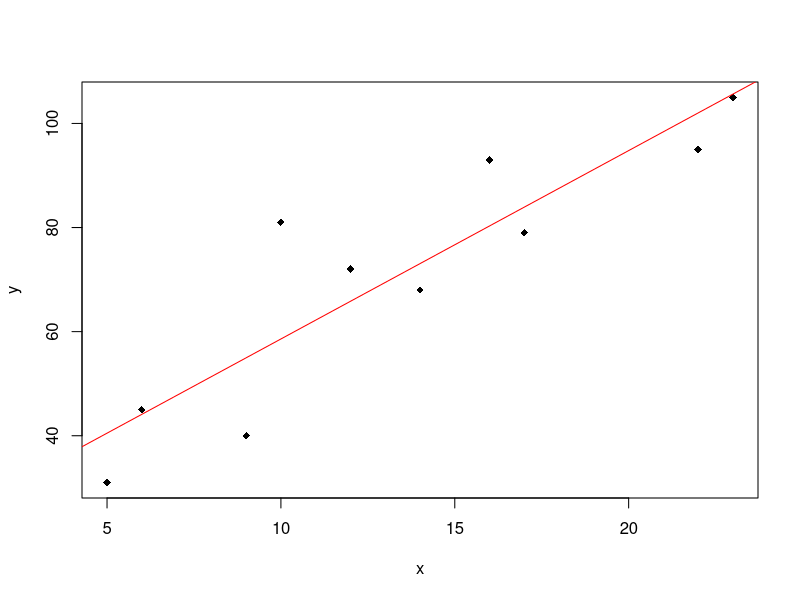
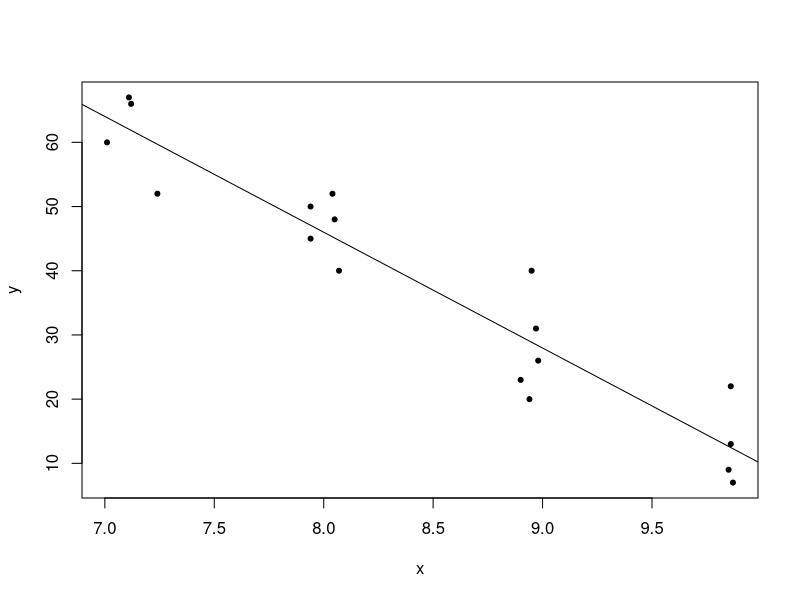
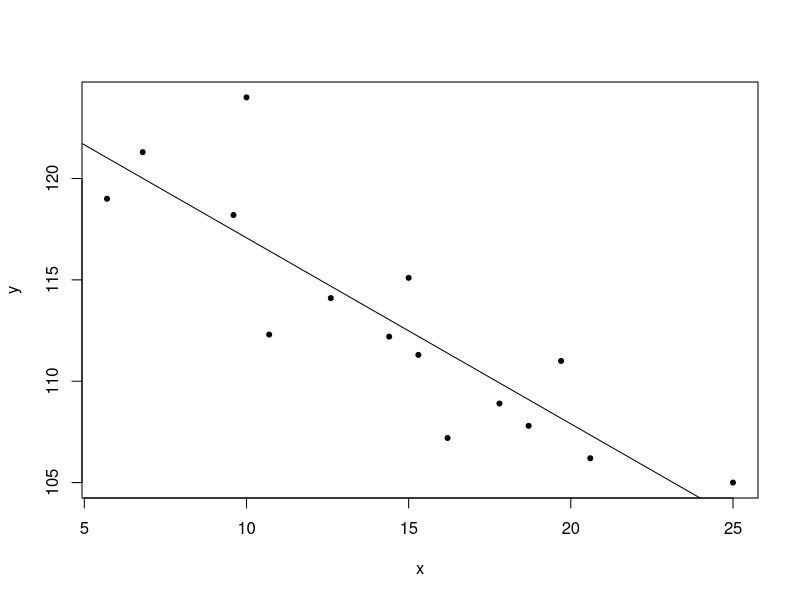
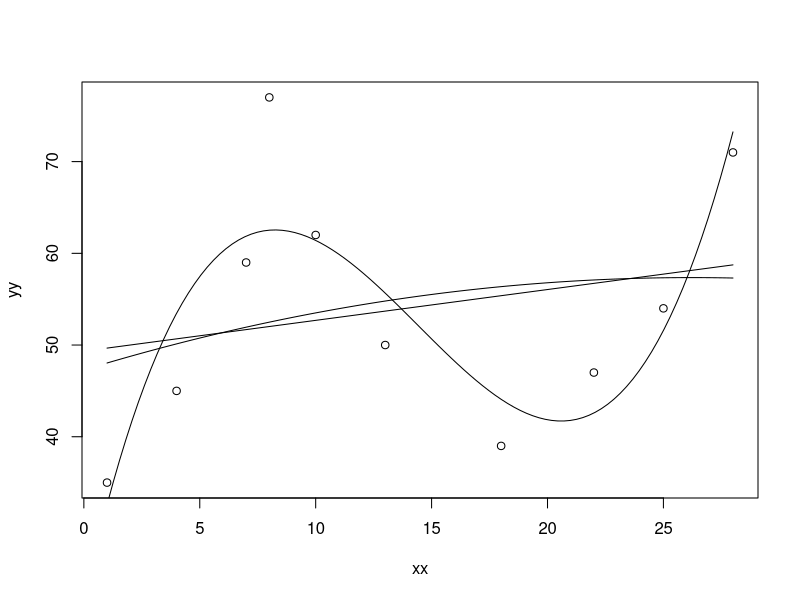

Reproduce these figures in R, in order.
setwd("/Users/Kuba/Desktop/Studia/Semestr 3/Statystyka/Laboratories")

#TASK 1:
data = read.csv("Reg_1_materials_yield.csv", sep = ";")

x = data$X
y = data$Y

#a)
cov(x, y)

#b)
cor(x, y)

#c)
plot(x, y, pch = 18)
#line correlation is visible

#d)
line = lm(y~x)
line
abline(line, col = "red")

#e) 
#y = 3.62x + 22.41
#it will change by 3.62 -> linear function

#f)
print(3.62 * 15 + 22.41)
prediction = predict(line, data.frame(x = 15)) #x = number for which we need to predict
print(round(prediction, 0))

#g)
print(3.62 * 20 + 22.41)
prediction = predict(line, data.frame(x = 20)) #x = number for which we need to predict
print(round(prediction, 0))

#h)
summary(line) #80% is quality of model

#i)
result = anova(line)
pval = result$`Pr(>F)`[1]
pval
alpha = 0.05

#H0: b == 0, HA: b != 0
#regression coefficient == slope

if(pval < alpha){
  print("Reject H0")
}else{
  print("No reason to reject H0")
}

#H0 is rejected => b!=0

#TASK 2:
arsenic = read.csv("Reg_2_arsenic.csv", sep = ";")
arsenic 
x = arsenic$pH
y = arsenic$arsenic

#a)
cov(x, y)

#b)
cor(x, y) #strong realationship between the two values

#c)
plot(x, y, pch = 20)

#d)
line = lm(y~x)
line
#y_hat = 190.27 -18.03x -> y_hat is estimator not true value
abline(line)

#e)
#it wil decrease by 18.03

#f)
round(predict(line, data.frame(x = 7.5)))

#g)
round(predict(line, data.frame(x = 9)))

#i)
summary(line)
#model describes 90% of data

#j)
#H0: b == 0, H1: b !=0
#b -> slope of the function

test = anova(line)
pval = test$`Pr(>F)`[1]
alpha = 0.01
if(alpha > pval){
  print("reject H0")
}else{
  print("No reason to reject H0")
}

#TASK 3:
data = read.csv("Reg_3_bricks.csv", sep = ";")
x = data$Air
y = data$Dry

#H0: b1 = 0, HA: b!=0

#a
cov(x, y)

#b)
cor(x, y) #strong correlation of data

#c)
plot(x, y, pch = 20)

#d)
line = lm(y~x)
abline(line)
#y_hat = -0.92x + 126.25

#e)
#decreases by 0.92

#f)
round(predict(line, data.frame(x = 11)))

#g)
round(predict(line, data.frame(x = 23)))

#h)
summary(line)
#R-squared: 0.752
#the model describes 75% of data

#i)
alpha = 0.05
res = anova(line)
pval = res$`Pr(>F)`[1]
if (alpha > pval){
  print("reject H0")
}else{
  print("No reason to reject H0")
}

#TASK 4:
data = read.csv("Reg_4_time_temp.csv", sep = ";")
xx = na.omit(data$operation.time)
yy = na.omit(data$temperature)

#a)
cov(xx, yy)

cor(xx, yy) #weak correlation

#b), c), d)
plot(xx, yy)

rm(x)

model1 = lm(yy~xx)
summary(model1)
coefs1 = model1$coefficients
curve(coefs1[1] + coefs1[2]*x, add = T)


model2 = lm(yy~xx+I(xx^2))
summary(model2)
coefs2 = model2$coefficients
curve(coefs2[1] + coefs2[2]*x + coefs2[3]*x^2, add = T)

model3 = lm(yy~xx+I(xx^2)+I(xx^3))
summary(model3)
coefs3 = model3$coefficients
curve(coefs3[1] + coefs3[2]*x + coefs3[3]*x^2 + coefs3[4]*x^3, add = T)

#e)
alpha = 0.05
res = anova(model3)
pval = res$`Pr(>F)`[1]
if (alpha > pval){
  print("reject H0")
}else{
  print("No reason to reject H0")
}

#f)
round(predict(model3, data.frame(xx = 15.8)))

#g)
summary(model1) #5.29%
summary(model2) #5.80%
summary(model3) #76.6%
